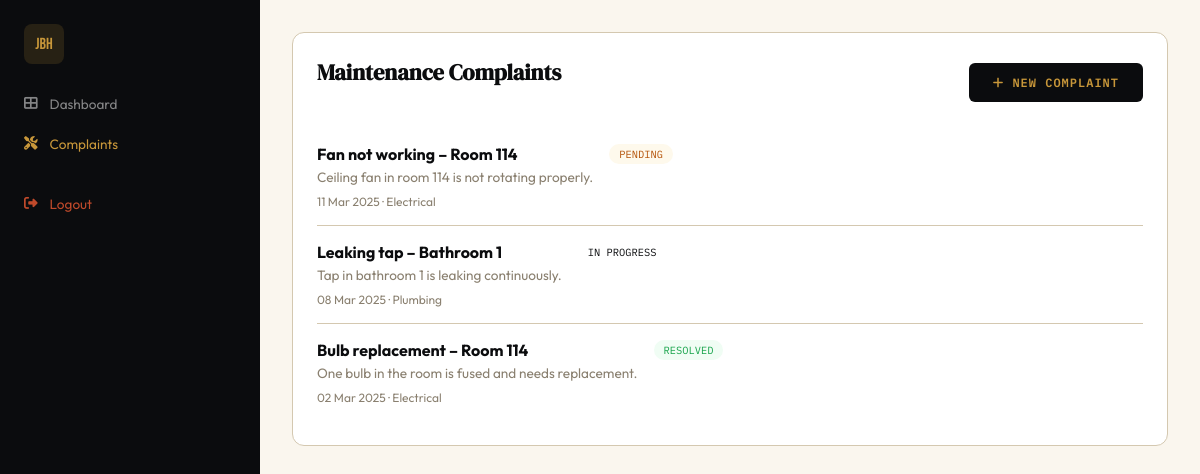
The app's page /dashboard/complaints.php (signed in) with its own data.
### tables this page shows
CREATE TABLE complaints (
    id INT AUTO_INCREMENT PRIMARY KEY,
    student_id INT NOT NULL,
    subject VARCHAR(255) NOT NULL,
    description TEXT,
    category ENUM('electrical', 'plumbing', 'furniture', 'cleaning', 'other') DEFAULT 'other',
    room_location VARCHAR(50),
    status ENUM('pending', 'in_progress', 'resolved', 'rejected') DEFAULT 'pending',
    admin_notes TEXT,
    resolved_by INT,
    resolved_at TIMESTAMP NULL,
    created_at TIMESTAMP DEFAULT CURRENT_TIMESTAMP,
    updated_at TIMESTAMP DEFAULT CURRENT_TIMESTAMP ON UPDATE CURRENT_TIMESTAMP,
    FOREIGN KEY (student_id) REFERENCES students(id) ON DELETE CASCADE,
    FOREIGN KEY (resolved_by) REFERENCES admins(id) ON DELETE SET NULL
);

### dashboard/complaints.php (the view, shortened to what this page needs)
<?php
$pdo = getDB();
$userId = $_SESSION['user_id'];
$stmt = $pdo->prepare("SELECT * FROM students WHERE id = ?");
$stmt->execute([$userId]);
$student = $stmt->fetch();
$complaints = $pdo->prepare("SELECT * FROM complaints WHERE student_id = ? ORDER BY created_at DESC");
$complaints->execute([$userId]);
$list = $complaints->fetchAll();
$showForm = isset($_GET['new']);
?>
<!DOCTYPE html>
<html lang="en">
<head>
  <link rel="stylesheet" href="https://cdnjs.cloudflare.com/ajax/libs/font-awesome/6.5.0/css/all.min.css"/>
</head>
<body>
<aside class="sidebar">
  <div class="sidebar-logo">JBH</div>
  <a href="student.php" class="nav-item"><i class="fas fa-th-large"></i> Dashboard</a>
  <a href="complaints.php" class="nav-item active"><i class="fas fa-tools"></i> Complaints</a>
  <a href="../api/logout.php" class="nav-item" style="margin-top:20px;color:var(--rust)"><i class="fas fa-sign-out-alt"></i> Logout</a>
</aside>
<div class="main">
  <div class="card">
    <div style="display:flex;justify-content:space-between;align-items:center;margin-bottom:20px;">
      <h2>Maintenance Complaints</h2>
      <?php if (!$showForm): ?>
      <a href="?new=1" class="btn btn-primary"><i class="fas fa-plus"></i> New Complaint</a>
      <?php else: ?>
      <a href="complaints.php" class="btn" style="background:var(--cream);color:var(--muted)">← Back</a>
      <?php endif; ?>
    </div>
    <?php if ($showForm): ?>
    <form id="complaintForm">
      <div class="form-group">
        <label>Subject</label>
        <input type="text" name="subject" placeholder="e.g. Bulb not working in Room 114" required/>
      </div>
      <div class="form-group">
        <label>Category</label>
        <select name="category">
          <option value="electrical">Electrical</option>
          <option value="plumbing">Plumbing</option>
          <option value="furniture">Furniture</option>
          <option value="cleaning">Cleaning</option>
          <option value="other">Other</option>
        </select>
      </div>
      <div class="form-group">
        <label>Location / Room</label>
        <input type="text" name="room_location" placeholder="e.g. Room 114, Block A" value="Room <?= htmlspecialchars($student['room_number'] ?? '') ?>"/>
      </div>
      <div class="form-group">
        <label>Description</label>
        <textarea name="description" rows="4" placeholder="Describe the issue in detail..."></textarea>
      </div>
      <button type="submit" class="btn btn-primary"><i class="fas fa-paper-plane"></i> Submit Complaint</button>
    </form>
    <?php else: ?>
    <div id="complaintList">
      <?php foreach ($list as $c): ?>
      <div class="complaint-item">
        <div>
          <strong><?= htmlspecialchars($c['subject']) ?></strong>
          <p style="font-size:0.85rem;color:var(--muted);margin-top:4px;"><?= htmlspecialchars($c['description'] ?? '') ?></p>
          <p style="font-size:0.75rem;color:var(--muted);margin-top:8px;"><?= date('d M Y', strtotime($c['created_at'])) ?> · <?= ucfirst($c['category']) ?></p>
        </div>
        <span class="status status-<?= str_replace('_','',$c['status']) ?>"><?= ucfirst(str_replace('_',' ',$c['status'])) ?></span>
      </div>
      <?php endforeach; ?>
    </div>
    <?php endif; ?>
  </div>
</div>
</body>
</html>

### dashboard/complaints.php (style rules this page uses)
:root { --ink:#0b0c0e; --gold:#c8973a; --teal:#1a6b6b; --cream:#faf6ee; --muted:#8a8070; --border:#d4c8b0; --sidebar-w:260px; --rust:#c04a2b; }
*,*::before,*::after { box-sizing:border-box;margin:0;padding:0; }
body { font-family:'Outfit',sans-serif;background:var(--cream);color:var(--ink);display:flex;min-height:100vh; }
.sidebar { width:var(--sidebar-w);min-height:100vh;background:var(--ink);padding:24px 0;position:fixed;left:0;top:0; }
.sidebar-logo { width:40px;height:40px;background:rgba(200,151,58,0.15);border-radius:8px;display:flex;align-items:center;justify-content:center;font-family:'Bebas Neue';color:var(--gold);margin:0 24px 20px; }
.nav-item { display:flex;align-items:center;gap:12px;padding:11px 24px;color:rgba(255,255,255,0.5);font-size:0.85rem;text-decoration:none;transition:all 0.2s; }
.nav-item:hover,.nav-item.active { color:var(--gold); }
.main { margin-left:var(--sidebar-w);flex:1;padding:32px; }
.card { background:white;border:1px solid var(--border);border-radius:12px;padding:24px;margin-bottom:24px; }
.card h2 { font-family:'DM Serif Display';font-size:1.4rem;margin-bottom:20px; }
.btn { padding:12px 24px;border-radius:6px;border:none;cursor:pointer;font-family:'IBM Plex Mono';font-size:0.75rem;letter-spacing:1px;text-transform:uppercase;font-weight:600; }
.btn-primary { background:var(--ink);color:var(--gold); }
.complaint-item { display:flex;align-items:flex-start;gap:16px;padding:16px 0;border-bottom:1px solid var(--border); }
.complaint-item:last-child { border:none; }
.status { padding:3px 10px;border-radius:20px;font-size:0.65rem;font-family:'IBM Plex Mono';text-transform:uppercase; }
.status-pending { background:#fef9ec;color:#b45309; }
.status-resolved { background:#f0fdf4;color:#16a34a; }
a { color:var(--teal);text-decoration:none; }

### records on screen
complaints: subject "Fan not working – Room 114", description "Ceiling fan in room 114 is not rotating properly.", created_at "11 Mar 2025", category "Electrical", status "PENDING"
complaints: subject "Leaking tap – Bathroom 1", description "Tap in bathroom 1 is leaking continuously.", created_at "08 Mar 2025", category "Plumbing", status "IN PROGRESS"
complaints: subject "Bulb replacement – Room 114", description "One bulb in the room is fused and needs replacement.", created_at "02 Mar 2025", category "Electrical", status "RESOLVED"
